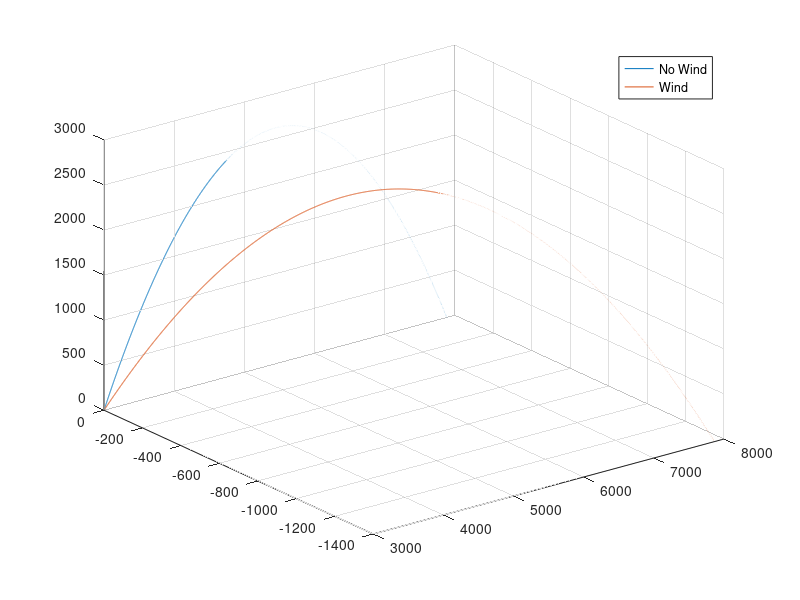

Recreate this plot in MATLAB.
clc; clear;
u0 = 250;
theta = 65;
wind = -30;
x0 = 3000;
g = 9.8;

ux = u0 * cosd(theta);
uz = u0 * sind(theta);
tof = (2 * uz) / g;

t = [0:0.01:tof];
x = x0 + ux * t;
y = 0 * t;
z = uz * t - (1/2) * g * t.^2;
plot3(x,y,z);

hold on; 
xn = x0 + ux * t;
yn = wind * t;
zn = uz * t - (1/2) * g * t.^2;
plot3(xn,yn,zn);
legend("No Wind", "Wind")
grid("on")